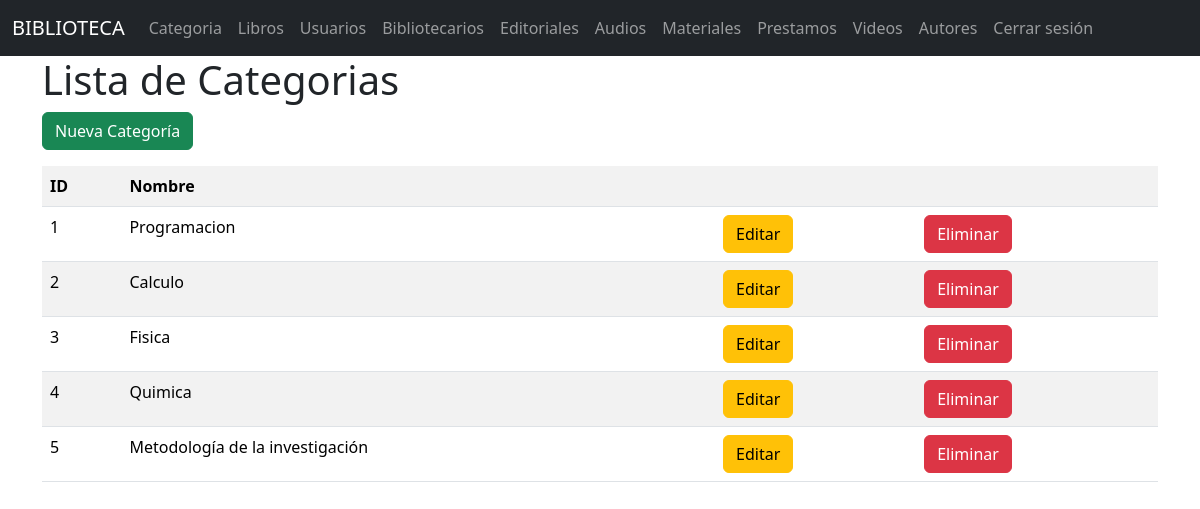
Page /categorias/ on the committed database.
### models/categoria_model.py (models this page shows, shortened)
class Categoria(db.Model):
    __tablename__ = "categoria"
    id_cat = db.Column(db.Integer, primary_key=True)
    nombre = db.Column(db.String(50), nullable=False)
    materiales = db.relationship('Material', back_populates='categoria')
    @staticmethod
    def get_all():
        return Categoria.query.all()

### controllers/categoria_controllers.py (the view)
@categoria_bp.route("/")
def index():
    categorias = Categoria.get_all()
    return categoria_view.list(categorias)

### views/categoria_view.py (called while the page is built)
def list(categorias):
    return render_template('categorias/index.html', categorias=categorias)

### templates/categorias/index.html (shortened to what this page needs)
{% extends 'base.html' %}
{% block content %}
<h1>Lista de Categorias</h1>
<a href="{{url_for('categoria.create')}}" class="btn btn-success mb-3">Nueva Categoría</a>
<table class="table table-striped">
    <tr>
        <th>ID</th>
        <th>Nombre</th>
        <th></th>
        <th></th>
    </tr>
    {% for item in categorias %}
    <tr>
        <td>{{item.id_cat}}</td>
        <td>{{item.nombre}}</td>
        <td>
            <a href="{{url_for('categoria.edit',id_cat=item.id_cat)}}" class="btn btn-warning">Editar</a>
        </td>
        <td>
            <a href="{{url_for('categoria.delete',id_cat=item.id_cat)}}" class="btn btn-danger">Eliminar</a>
        </td>
    </tr>
    {% endfor %}
</table>
{% endblock %}

### rows in the picture
Categoria: id_cat "1", nombre "Programacion"
Categoria: id_cat "2", nombre "Calculo"
Categoria: id_cat "3", nombre "Fisica"
Categoria: id_cat "4", nombre "Quimica"
Categoria: id_cat "5", nombre "Metodología de la investigación"
